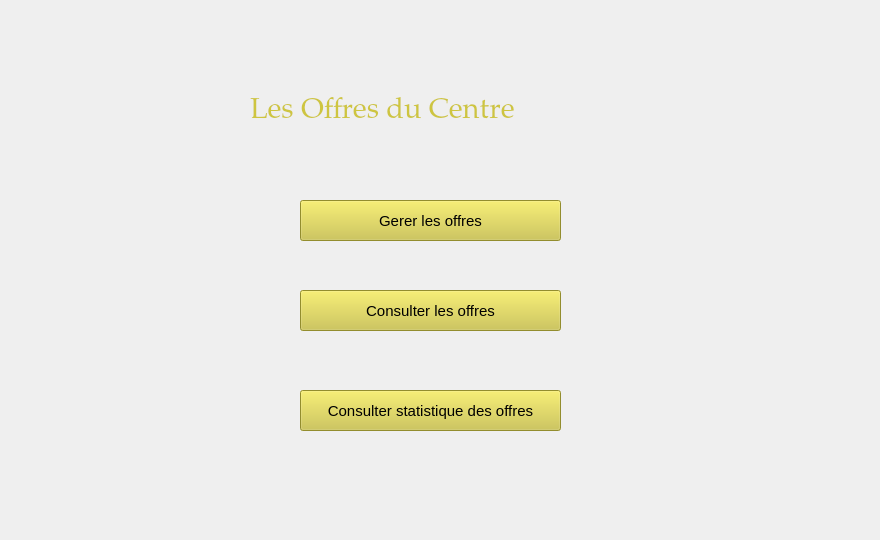
    <widget class="QWidget" name="tab">
     <attribute name="title">
      <string>MENU</string>
     </attribute>
     <widget class="QLabel" name="label">
      <property name="geometry">
       <rect>
        <x>0</x>
        <y>0</y>
        <width>871</width>
        <height>531</height>
       </rect>
      </property>
      <property name="font">
       <font>
        <kerning>true</kerning>
       </font>
      </property>
      <property name="text">
       <string/>
      </property>
      <property name="pixmap">
       <pixmap>../../Downloads/black-gold-marble-texture_125540-835.jpg</pixmap>
      </property>
      <property name="scaledContents">
       <bool>true</bool>
      </property>
     </widget>
     <widget class="QPushButton" name="pushButton">
      <property name="geometry">
       <rect>
        <x>300</x>
        <y>200</y>
        <width>261</width>
        <height>41</height>
       </rect>
      </property>
      <property name="font">
       <font>
        <pointsize>11</pointsize>
       </font>
      </property>
      <property name="styleSheet">
       <string notr="true">background-color: rgb(206, 197, 64);</string>
      </property>
      <property name="text">
       <string>Gerer les offres</string>
      </property>
     </widget>
     <widget class="QPushButton" name="pushButton_2">
      <property name="geometry">
       <rect>
        <x>300</x>
        <y>290</y>
        <width>261</width>
        <height>41</height>
       </rect>
      </property>
      <property name="font">
       <font>
        <pointsize>11</pointsize>
       </font>
      </property>
      <property name="styleSheet">
       <string notr="true">background-color: rgb(206, 197, 64);</string>
      </property>
      <property name="text">
       <string>Consulter les offres</string>
      </property>
     </widget>
     <widget class="QPushButton" name="pushButton_3">
      <property name="geometry">
       <rect>
        <x>300</x>
        <y>390</y>
        <width>261</width>
        <height>41</height>
       </rect>
      </property>
      <property name="font">
       <font>
        <pointsize>11</pointsize>
       </font>
      </property>
      <property name="styleSheet">
       <string notr="true">background-color: rgb(206, 197, 64);</string>
      </property>
      <property name="text">
       <string>Consulter statistique des offres</string>
      </property>
     </widget>
     <widget class="QLabel" name="label_2">
      <property name="geometry">
       <rect>
        <x>250</x>
        <y>90</y>
        <width>341</width>
        <height>41</height>
       </rect>
      </property>
      <property name="palette">
       <palette>
        <active>
         <colorrole role="WindowText">
          <brush brushstyle="SolidPattern">
           <color alpha="255">
            <red>206</red>
            <green>197</green>
            <blue>64</blue>
           </color>
          </brush>
         </colorrole>
         <colorrole role="Button">
          <brush brushstyle="SolidPattern">
           <color alpha="255">
            <red>68</red>
            <green>68</green>
            <blue>68</blue>
           </color>
          </brush>
         </colorrole>
         <colorrole role="Text">
          <brush brushstyle="SolidPattern">
           <color alpha="255">
            <red>206</red>
            <green>197</green>
            <blue>64</blue>
           </color>
          </brush>
         </colorrole>
         <colorrole role="ButtonText">
          <brush brushstyle="SolidPattern">
           <color alpha="255">
            <red>206</red>
            <green>197</green>
            <blue>64</blue>
           </color>
          </brush>
         </colorrole>
         <colorrole role="Base">
          <brush brushstyle="SolidPattern">
           <color alpha="255">
            <red>68</red>
            <green>68</green>
            <blue>68</blue>
           </color>
          </brush>
         </colorrole>
         <colorrole role="Window">
          <brush brushstyle="SolidPattern">
           <color alpha="255">
            <red>68</red>
            <green>68</green>
            <blue>68</blue>
           </color>
          </brush>
         </colorrole>
         <colorrole role="PlaceholderText">
          <brush brushstyle="SolidPattern">
           <color alpha="128">
            <red>248</red>
            <green>248</green>
            <blue>248</blue>
           </color>
          </brush>
         </colorrole>
        </active>
        <inactive>
         <colorrole role="WindowText">
          <brush brushstyle="SolidPattern">
           <color alpha="255">
            <red>206</red>
            <green>197</green>
            <blue>64</blue>
           </color>
          </brush>
         </colorrole>
         <colorrole role="Button">
          <brush brushstyle="SolidPattern">
           <color alpha="255">
            <red>68</red>
            <green>68</green>
            <blue>68</blue>
           </color>
          </brush>
         </colorrole>
         <colorrole role="Text">
          <brush brushstyle="SolidPattern">
           <color alpha="255">
            <red>206</red>
            <green>197</green>
            <blue>64</blue>
           </color>
          </brush>
         </colorrole>
         <colorrole role="ButtonText">
          <brush brushstyle="SolidPattern">
           <color alpha="255">
            <red>206</red>
            <green>197</green>
            <blue>64</blue>
           </color>
          </brush>
         </colorrole>
         <colorrole role="Base">
          <brush brushstyle="SolidPattern">
           <color alpha="255">
            <red>68</red>
            <green>68</green>
            <blue>68</blue>
           </color>
          </brush>
         </colorrole>
         <colorrole role="Window">
          <brush brushstyle="SolidPattern">
           <color alpha="255">
            <red>68</red>
            <green>68</green>
            <blue>68</blue>
           </color>
          </brush>
         </colorrole>
         <colorrole role="PlaceholderText">
          <brush brushstyle="SolidPattern">
           <color alpha="128">
            <red>248</red>
            <green>248</green>
            <blue>248</blue>
           </color>
          </brush>
         </colorrole>
        </inactive>
        <disabled>
         <colorrole role="WindowText">
          <brush brushstyle="SolidPattern">
           <color alpha="255">
            <red>206</red>
            <green>197</green>
            <blue>64</blue>
           </color>
          </brush>
         </colorrole>
         <colorrole role="Button">
          <brush brushstyle="SolidPattern">
           <color alpha="255">
            <red>68</red>
            <green>68</green>
            <blue>68</blue>
           </color>
          </brush>
         </colorrole>
         <colorrole role="Text">
          <brush brushstyle="SolidPattern">
           <color alpha="255">
            <red>206</red>
            <green>197</green>
            <blue>64</blue>
           </color>
          </brush>
         </colorrole>
         <colorrole role="ButtonText">
          <brush brushstyle="SolidPattern">
           <color alpha="255">
            <red>206</red>
            <green>197</green>
            <blue>64</blue>
           </color>
          </brush>
         </colorrole>
         <colorrole role="Base">
          <brush brushstyle="SolidPattern">
           <color alpha="255">
            <red>68</red>
            <green>68</green>
            <blue>68</blue>
           </color>
          </brush>
         </colorrole>
         <colorrole role="Window">
          <brush brushstyle="SolidPattern">
           <color alpha="255">
            <red>68</red>
            <green>68</green>
            <blue>68</blue>
           </color>
          </brush>
         </colorrole>
         <colorrole role="PlaceholderText">
          <brush brushstyle="SolidPattern">
           <color alpha="128">
            <red>248</red>
            <green>248</green>
            <blue>248</blue>
           </color>
          </brush>
         </colorrole>
        </disabled>
       </palette>
      </property>
      <property name="font">
       <font>
        <family>Palatino Linotype</family>
        <pointsize>22</pointsize>
       </font>
      </property>
      <property name="styleSheet">
       <string notr="true">color: rgb(206, 197, 64);</string>
      </property>
      <property name="text">
       <string>Les Offres du Centre</string>
      </property>
     </widget>
     <widget class="QLabel" name="label_10">
      <property name="geometry">
       <rect>
        <x>610</x>
        <y>180</y>
        <width>241</width>
        <height>221</height>
       </rect>
      </property>
      <property name="text">
       <string/>
      </property>
      <property name="pixmap">
       <pixmap>../../Downloads/1000_F_299880076_yQuSLoURK5zcMBQJwiCRpa25sfnuJ4Z8_preview_rev_1.png</pixmap>
      </property>
      <property name="scaledContents">
       <bool>true</bool>
      </property>
     </widget>
    </widget>
